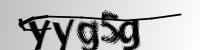
#> input picture CAPTCHAS_DATASET/0006.png, 200 x 50 px; its folder holds 4 pictures in this run
$ python ocr_dnn.py
#> lines starting #> are read from the running program, lines starting #| are printed output that depends on the picture; after the words box and inside, x2 and y2 are one past the last pixel; in counts of white or black regions, pixels touching at a corner belong together
from PIL import Image
from PIL import ImageFilter
from PIL import ImageOps
from PIL import ImageEnhance
import timeit
import numpy as np
import pandas as pd
import matplotlib.pyplot as plt

from pathlib import Path
from collections import Counter

import tensorflow as tf
from tensorflow import keras
from tensorflow.keras import layers

def prepare_image(img):
    """Transform image to greyscale and blur it"""
    img = img.filter(ImageFilter.SMOOTH_MORE)
    img = img.filter(ImageFilter.SMOOTH_MORE)
    if 'L' != img.mode:
        img = img.convert('L')
    return img

def remove_noise(img, pass_factor):
    for column in range(img.size[0]):
        for line in range(img.size[1]):
            value = remove_noise_by_pixel(img, column, line, pass_factor)
            img.putpixel((column, line), value)
    return img

def remove_noise_by_pixel(img, column, line, pass_factor):
    if img.getpixel((column, line)) < pass_factor:
        return (0)
    return (255)

# Path to the data directory
data_dir = Path("./CAPTCHAS_DATASET/")
data = pd.read_csv("./CAPTCHAS_DATASET/captcha_label.csv")
#> (reads CAPTCHAS_DATASET/captcha_label.csv from the repository)

# Get list of all the images
raw_images = sorted(list(map(str, list(data_dir.glob("*.png")))))
labels = pd.DataFrame(data, columns=['Ground_Truth'])
characters = "0123456789ABCDEFGHJKLMNOPRSTUVWXZabcdefghijklmnopqrstuvwxyz"
Path("./CAPTCHAS_DATASET/pre_processed").mkdir(parents=True, exist_ok=True)
# pre-precessed
for i in raw_images:
    im = Image.open(i)
#> im is the input picture: PIL image 200x50 L; min 0, max 255, mean 182.2
    im = prepare_image(im)
#> in prepare_image, `img = img.filter(ImageFilter.SMOOTH_MORE)`:
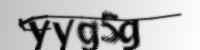
#> img: PIL image 200x50 L; min 0, max 254, mean 182.2
#> in prepare_image, `img = img.filter(ImageFilter.SMOOTH_MORE)`:
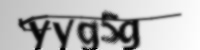
#> img: PIL image 200x50 L; min 0, max 254, mean 182.2
    im = remove_noise(im, 100)
#> after the loop in remove_noise, `for column in range(img.size[0]):`:
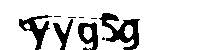
#> img: PIL image 200x50 L; 83.8% white; 9 black regions (5 under 20 px), largest, box (x1, y1, x2, y2) and area: (99, 13, 140, 50) 639, (19, 15, 52, 50) 406, (78, 22, 98, 50) 319, (53, 19, 73, 50) 228
    # im = im.filter(ImageFilter.MedianFilter(3))
    # im = im.filter(ImageFilter.GaussianBlur(3))
    # im = im.filter(ImageFilter.MedianFilter(5))
    im.save("./CAPTCHAS_DATASET/pre_processed/" + i.split('/')[-1])
#> pass 2 of the loop `for i in raw_images:`:
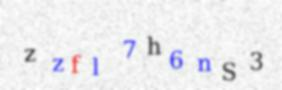
#> input picture CAPTCHAS_DATASET/0007.png, 282 x 90 px
#> im is the input picture: PIL image 282x90 RGB; mean R, G, B 236.6, 236.4, 238.6
#> in prepare_image (call 2), `img = img.convert('L')`:
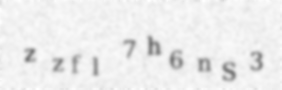
#> img: PIL image 282x90 L; min 123, max 255, mean 236.7
#> pass 3 of the loop `for i in raw_images:`:
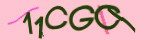
#> input picture CAPTCHAS_DATASET/0013.png, 150 x 40 px
#> im is the input picture: PIL image 150x40 RGB; mean R, G, B 217.6, 172.3, 175.8
#> in prepare_image (call 3), `img = img.convert('L')`:
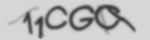
#> img: PIL image 150x40 L; min 58, max 222, mean 186.3
#> after the loop in remove_noise (call 3), `for column in range(img.size[0]):`:
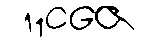
#> img: PIL image 150x40 L; 89.8% white; black in thin lines or dots, all inside (x1, y1, x2, y2) = (25, 6, 134, 37)
#> the loop made 4 passes; the first 3 are shown

print("Number of images found: ", len(raw_images))
print("Number of labels found: ", len(labels))
print("Number of unique characters: ", len(characters))
print("Characters present: ", characters)

# [241 lines of commented-out code are left out]


stop = timeit.default_timer()
#> stop = 621.6
#> (the run stopped early here; a loop or call above may not have finished)
